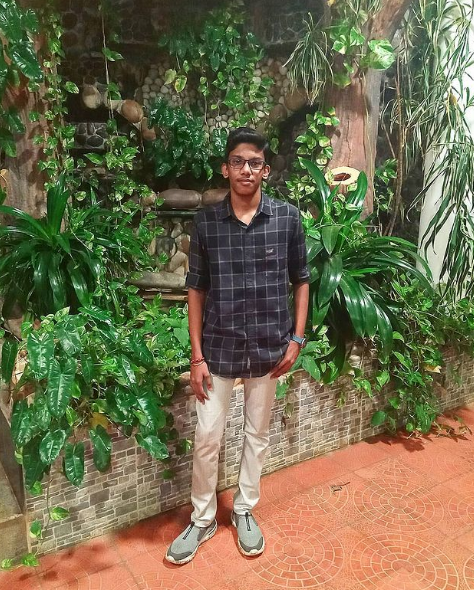
#> input picture photo.jpg, 474 x 590 px
$ python pencilsketch.py
#> lines starting #> are read from the running program, lines starting #| are printed output that depends on the picture
import cv2

image = cv2.imread("photo.jpg")
#> image is the input picture: shape (590, 474, 3); mean B, G, R 76.6, 107.8, 112.8
cv2.imshow("photo", image)
cv2.waitKey(0)
gray_image = cv2.cvtColor(image, cv2.COLOR_BGR2GRAY)
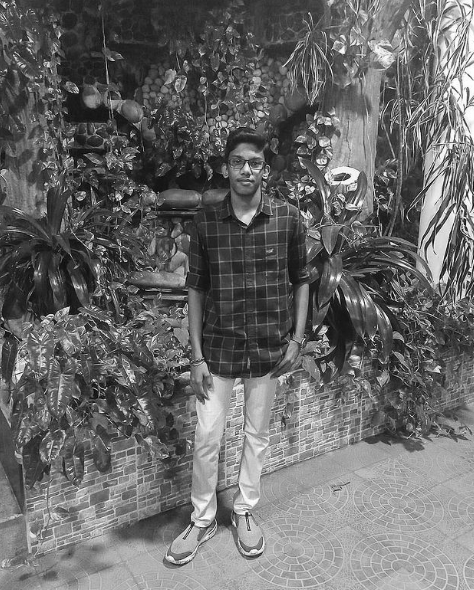
#> gray_image: shape (590, 474); min 0, max 255, mean 105.8
cv2.imshow("New photo", gray_image)
cv2.waitKey(0)
inverted_image = 255 - gray_image
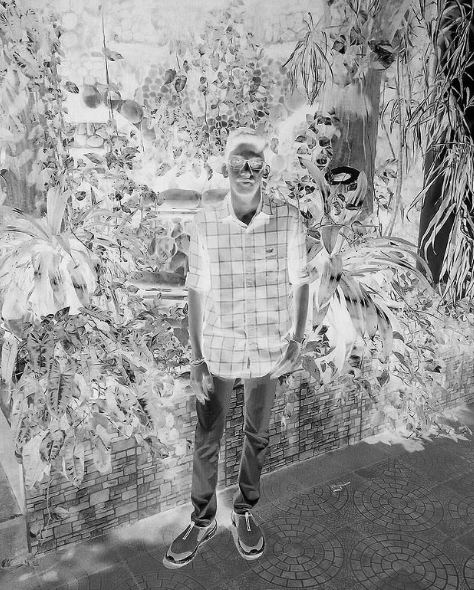
#> inverted_image: shape (590, 474); min 0, max 255, mean 149.2
cv2.imshow("Inverted", inverted_image)
cv2.waitKey()
blurred = cv2.GaussianBlur(inverted_image, (21, 21), 0)
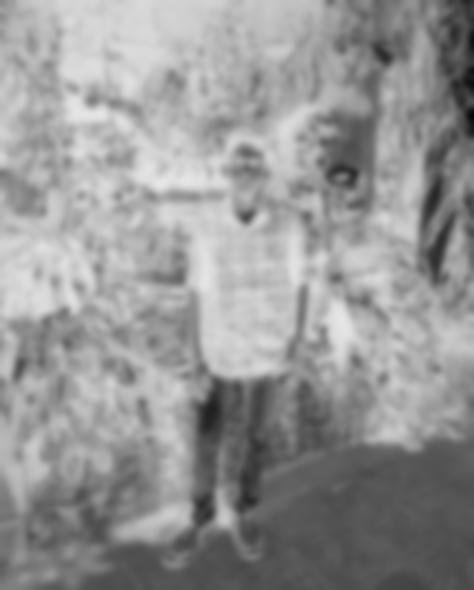
#> blurred: shape (590, 474); min 7, max 230, mean 149.3
inverted_blurred = 255 - blurred
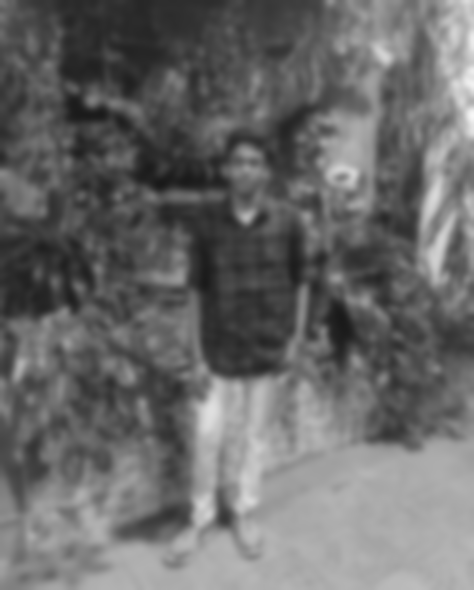
#> inverted_blurred: shape (590, 474); min 25, max 248, mean 105.7
pencil_sketch = cv2.divide(gray_image, inverted_blurred, scale=256.0)
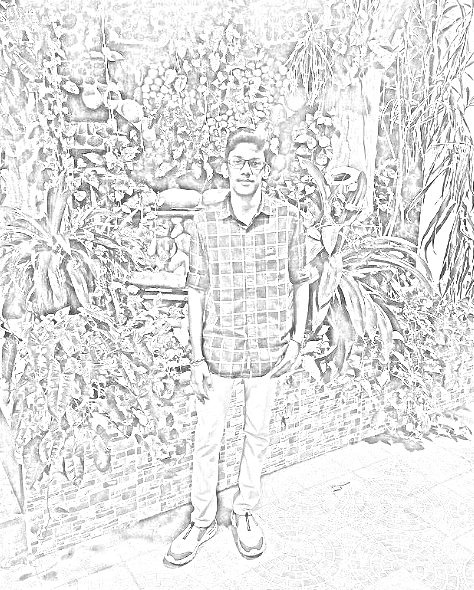
#> pencil_sketch: shape (590, 474); min 0, max 255, mean 227.7
cv2.imshow("Sketch", pencil_sketch)
cv2.waitKey(0)
cv2.imshow("original image", image)
cv2.imshow("pencil sketch", pencil_sketch)
cv2.waitKey(0)
